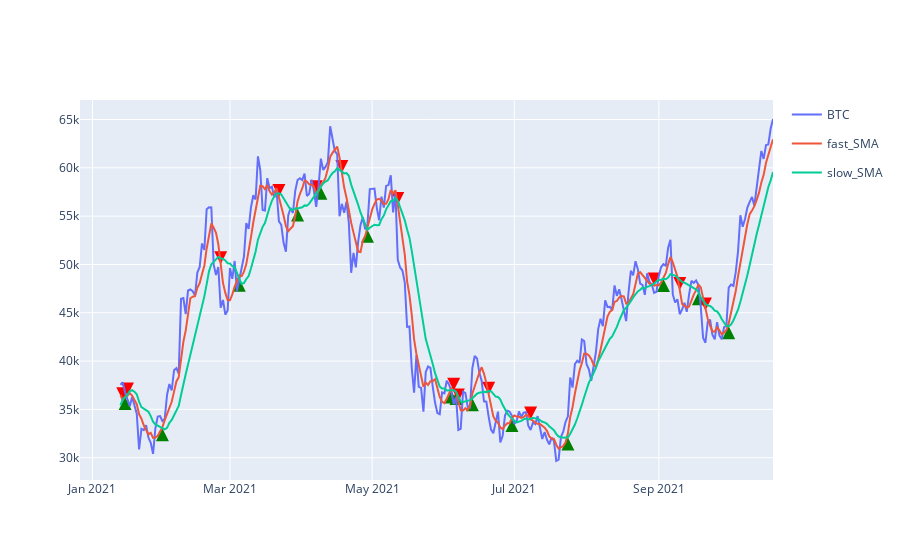

The code cell stored with this chart in its notebook:
### Code cell
# calculating when 5-day SMA crosses over 13-day SMA
crossover = data[(data['fast_SMA'] > data['slow_SMA']) \
       & (data['fast_SMA'].shift() < data['slow_SMA'].shift())]
                     
# calculating when 5-day SMA crosses unsw 13-day SMA
crossunder = data[(data['fast_SMA'] < data['slow_SMA']) \
        & (data['fast_SMA'].shift() > data['slow_SMA'].shift())]
# Plot green upward facing triangles at crossovers
fig1 = px.scatter(crossover, x=crossover.index, y='slow_SMA', \
                  color_discrete_sequence=['green'], symbol_sequence=[49])

# Plot red downward facing triangles at crossunders
fig2 = px.scatter(crossunder, x=crossunder.index, y='fast_SMA', \
                  color_discrete_sequence=['red'], symbol_sequence=[50])

# Plot slow sma, fast sma and price
fig3 = data.plot(y=['BTC', 'fast_SMA', 'slow_SMA'])

fig4 = go.Figure(data=fig1.data + fig2.data + fig3.data)
fig4.update_traces(marker={'size': 13})
fig4.show()

### Figure 1 — Plotly figure (JSON) as saved in the notebook; plotly's stock layout.template omitted (floating-point values rounded to 4 significant figures; data arrays with more than 128 entries replaced by an {"elided": "..."} marker saying what was removed)
{"data": [{"hovertemplate": "date=%{x}<br>slow_SMA=%{y}<extra></extra>", "legendgroup": "", "marker": {"color": "green", "size": 13, "symbol": 49}, "mode": "markers", "name": "", "orientation": "v", "showlegend": false, "type": "scatter", "x": ["2021-01-15", "2021-01-31", "2021-03-05", "2021-03-30", "2021-04-09", "2021-04-29", "2021-06-04", "2021-06-06", "2021-06-13", "2021-06-30", "2021-07-24", "2021-09-03", "2021-09-18", "2021-10-01"], "xaxis": "x", "y": [36280.0, 33050.0, 48510.0, 55780.0, 58040.0, 53580.0, 36950.0, 36810.0, 36150.0, 34000.0, 32080.0, 48510.0, 47130.0, 43610.0], "yaxis": "y"}, {"hovertemplate": "date=%{x}<br>fast_SMA=%{y}<extra></extra>", "legendgroup": "", "marker": {"color": "red", "size": 13, "symbol": 50}, "mode": "markers", "name": "", "orientation": "v", "showlegend": false, "type": "scatter", "x": ["2021-01-14", "2021-01-16", "2021-02-25", "2021-03-22", "2021-04-07", "2021-04-18", "2021-05-12", "2021-06-05", "2021-06-07", "2021-06-20", "2021-07-08", "2021-08-30", "2021-09-10", "2021-09-21"], "xaxis": "x", "y": [35940.0, 36430.0, 50010.0, 56980.0, 57360.0, 59470.0, 56140.0, 36920.0, 35820.0, 36520.0, 33960.0, 47810.0, 47350.0, 45240.0], "yaxis": "y"}, {"hovertemplate": "variable=BTC<br>date=%{x}<br>value=%{y}<extra></extra>", "legendgroup": "BTC", "line": {"color": "#636efa", "dash": "solid"}, "marker": {"size": 13, "symbol": "circle"}, "mode": "lines", "name": "BTC", "orientation": "v", "showlegend": true, "type": "scatter", "x": {"elided": "281 str values"}, "xaxis": "x", "y": {"elided": "281 float values"}, "yaxis": "y"}, {"hovertemplate": "variable=fast_SMA<br>date=%{x}<br>value=%{y}<extra></extra>", "legendgroup": "fast_SMA", "line": {"color": "#EF553B", "dash": "solid"}, "marker": {"size": 13, "symbol": "circle"}, "mode": "lines", "name": "fast_SMA", "orientation": "v", "showlegend": true, "type": "scatter", "x": {"elided": "281 str values"}, "xaxis": "x", "y": {"elided": "281 float values"}, "yaxis": "y"}, {"hovertemplate": "variable=slow_SMA<br>date=%{x}<br>value=%{y}<extra></extra>", "legendgroup": "slow_SMA", "line": {"color": "#00cc96", "dash": "solid"}, "marker": {"size": 13, "symbol": "circle"}, "mode": "lines", "name": "slow_SMA", "orientation": "v", "showlegend": true, "type": "scatter", "x": {"elided": "281 str values"}, "xaxis": "x", "y": {"elided": "281 float values"}, "yaxis": "y"}], "layout": {}}
